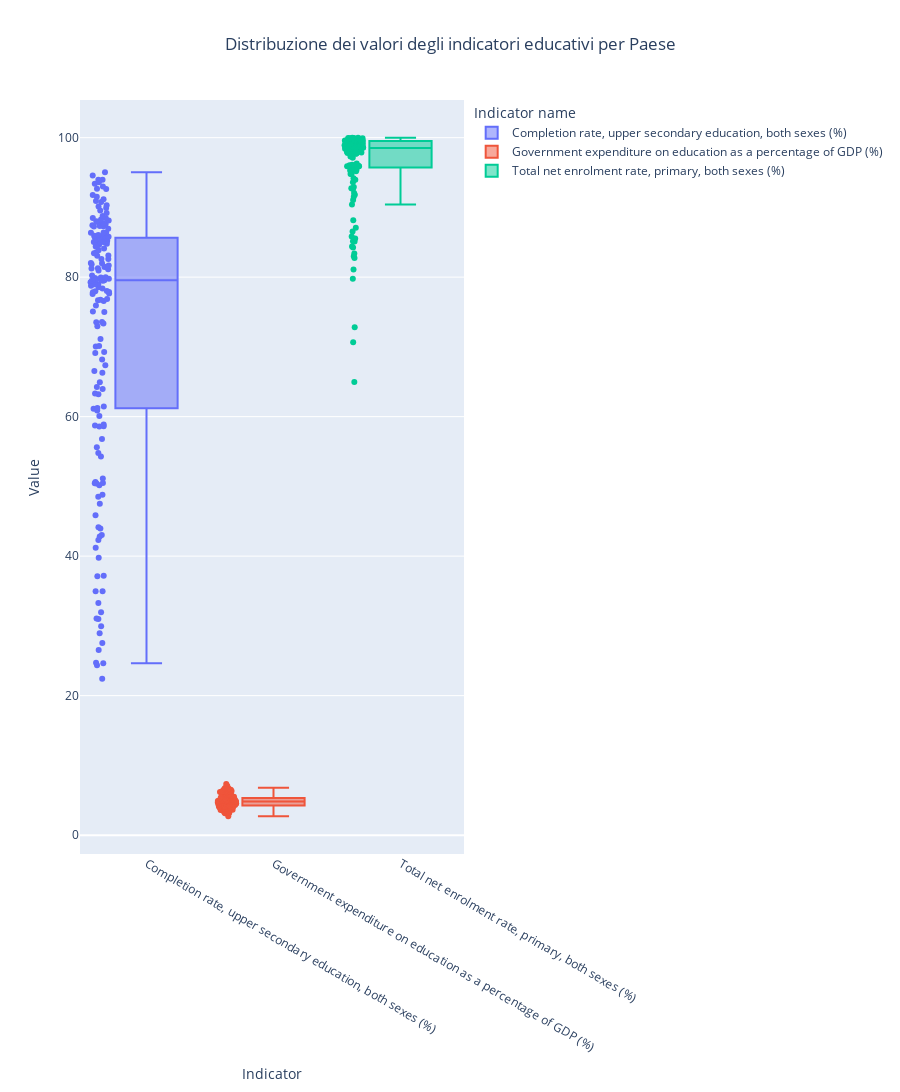

The notebook cell saved with this chart:
### Code cell
# Creo un box plot per confrontare la distribuzione dei valori degli indicatori tra i Paesi

fig = px.box(
    df_ed,
    x="Indicator name",
    y="Value",
    color="Indicator name",
    points="all",   # mostra i punti, incluso gli outlier
    hover_data=["Country name", "Year"],
    title="Distribuzione dei valori degli indicatori educativi per Paese",
)

fig.update_layout(
    title_x=0.5,
    xaxis_title="Indicator",
    yaxis_title="Value",
    height=2500
)

fig.show()

### Figure 1 — Plotly figure (JSON) as saved in the notebook; plotly's stock layout.template omitted (floating-point values rounded to 4 significant figures; data arrays with more than 128 entries replaced by an {"elided": "..."} marker saying what was removed)
{"data": [{"alignmentgroup": "True", "boxpoints": "all", "customdata": {"elided": "250x2 mixed values"}, "hovertemplate": "Indicator name=%{x}<br>Value=%{y}<br>Country name=%{customdata[0]}<br>Year=%{customdata[1]}<extra></extra>", "legendgroup": "Completion rate, upper secondary education, both sexes (%)", "marker": {"color": "#636efa"}, "name": "Completion rate, upper secondary education, both sexes (%)", "notched": false, "offsetgroup": "Completion rate, upper secondary education, both sexes (%)", "orientation": "v", "showlegend": true, "type": "box", "x": {"elided": "250 str values"}, "x0": " ", "xaxis": "x", "y": {"elided": "250 float values"}, "y0": " ", "yaxis": "y"}, {"alignmentgroup": "True", "boxpoints": "all", "customdata": {"elided": "250x2 mixed values"}, "hovertemplate": "Indicator name=%{x}<br>Value=%{y}<br>Country name=%{customdata[0]}<br>Year=%{customdata[1]}<extra></extra>", "legendgroup": "Government expenditure on education as a percentage of GDP (%)", "marker": {"color": "#EF553B"}, "name": "Government expenditure on education as a percentage of GDP (%)", "notched": false, "offsetgroup": "Government expenditure on education as a percentage of GDP (%)", "orientation": "v", "showlegend": true, "type": "box", "x": {"elided": "250 str values"}, "x0": " ", "xaxis": "x", "y": {"elided": "250 float values"}, "y0": " ", "yaxis": "y"}, {"alignmentgroup": "True", "boxpoints": "all", "customdata": {"elided": "250x2 mixed values"}, "hovertemplate": "Indicator name=%{x}<br>Value=%{y}<br>Country name=%{customdata[0]}<br>Year=%{customdata[1]}<extra></extra>", "legendgroup": "Total net enrolment rate, primary, both sexes (%)", "marker": {"color": "#00cc96"}, "name": "Total net enrolment rate, primary, both sexes (%)", "notched": false, "offsetgroup": "Total net enrolment rate, primary, both sexes (%)", "orientation": "v", "showlegend": true, "type": "box", "x": {"elided": "250 str values"}, "x0": " ", "xaxis": "x", "y": {"elided": "250 float values"}, "y0": " ", "yaxis": "y"}], "layout": {"boxmode": "overlay", "height": 2500, "legend": {"title": {"text": "Indicator name"}, "tracegroupgap": 0}, "title": {"text": "Distribuzione dei valori degli indicatori educativi per Paese", "x": 0.5}, "xaxis": {"anchor": "y", "categoryarray": ["Completion rate, upper secondary education, both sexes (%)", "Government expenditure on education as a percentage of GDP (%)", "Total net enrolment rate, primary, both sexes (%)"], "categoryorder": "array", "domain": [0, 1], "title": {"text": "Indicator"}}, "yaxis": {"anchor": "x", "domain": [0, 1], "title": {"text": "Value"}}}}
